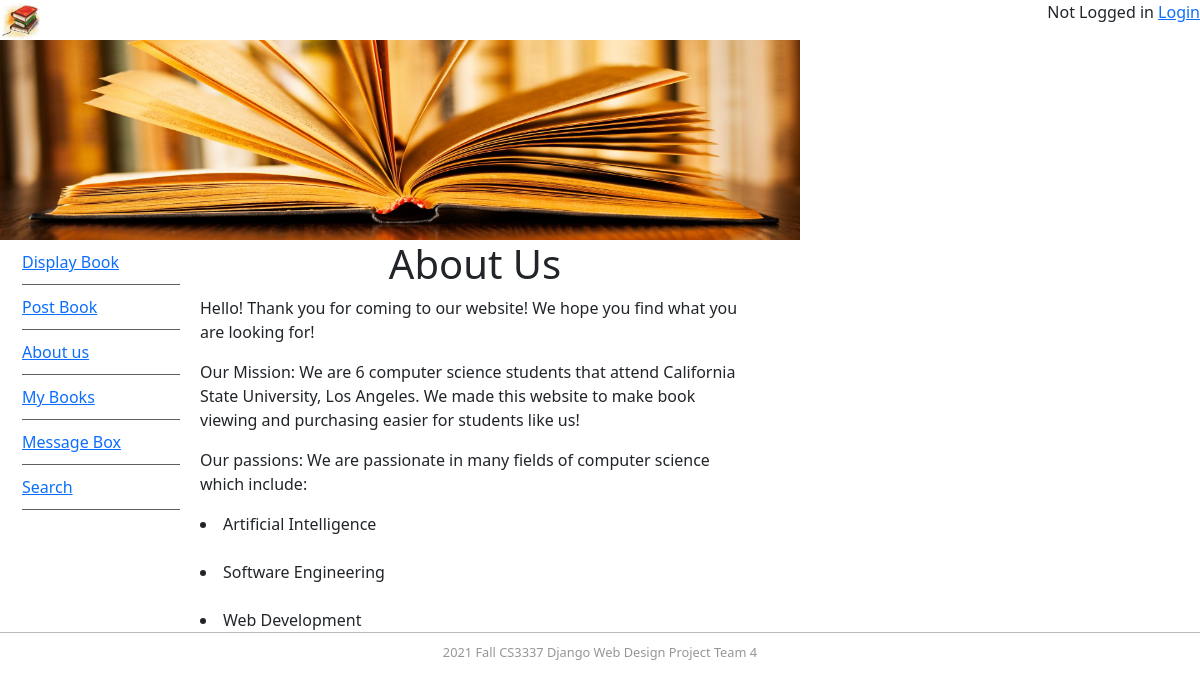
The app's page /aboutus with its own data.
### bookMng/models.py (models this page shows, shortened)
class MainMenu(models.Model):
    item = models.CharField(max_length=200, unique=True)
    link = models.CharField(max_length=200, unique=True)

### bookMng/views.py (the view)
# urls.py: path('aboutus',views.aboutus, name='aboutus'),
def aboutus(request):
    return render(request,
                  'bookMng/aboutus.html',
                  {
                      'item_list': MainMenu.objects.all()
                  })

### bookEx/templates/bookMng/aboutus.html
{% extends "base.html" %}
{% load static %}
{% block content %}
<h1 align="center"> About Us </h1>
<p> Hello! Thank you for coming to our website! We hope you find what you are looking for!</p>
<p> Our Mission: We are 6 computer science students that attend California State University, Los Angeles. We made this
    website to make book viewing and purchasing easier for students like us! </p>
<p> Our passions: We are passionate in many fields of computer science which include:</p>
<li>Artificial Intelligence</li><br>
<li>Software Engineering</li><br>
<li>Web Development</li>
{% endblock content %}
{% block sidenav %}
    {% for item in item_list %}
        <li>
            <a href="{{ item.link }}"> {{ item.item }} </a>
        </li>
    {% endfor %}
{% endblock sidenav %}

### bookEx/static/main.css (style rules this page uses)
#nav li { padding-top: 10px; padding-bottom: 10px; font-size: 1em; list-style-type: none; border-bottom: thin solid #5F5F5F; color: #4C4C4C; left: 0px; list-style-position: inside; margin-left: -10px; }

### records on screen
MainMenu: item "Display Book"
MainMenu: item "Post Book"
MainMenu: item "About us"
MainMenu: item "My Books"
MainMenu: item "Message Box"
MainMenu: item "Search"
